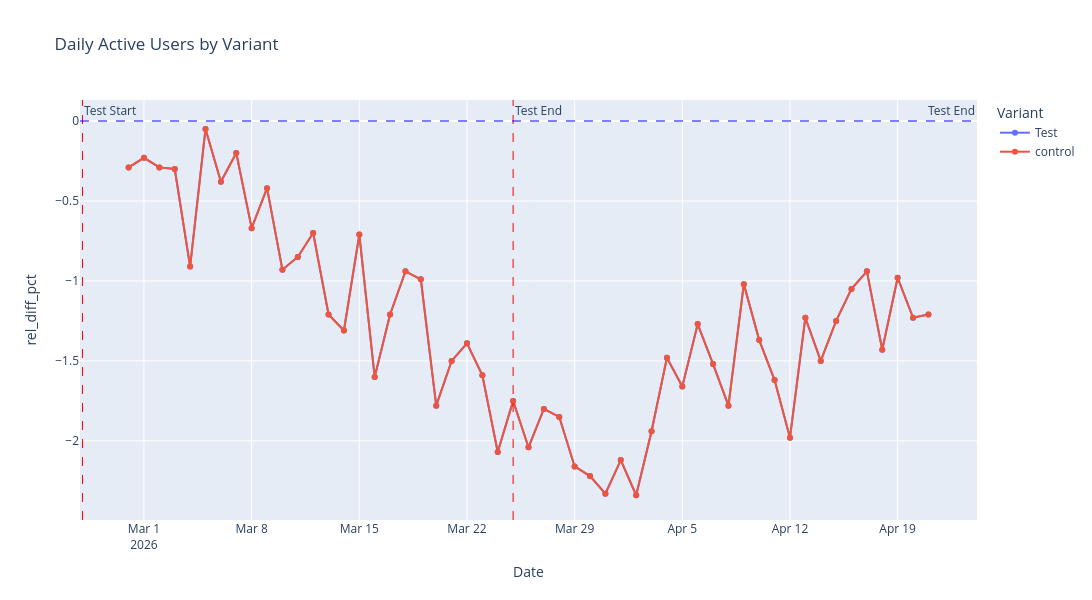

Write notebook code for a chart like this one.
### Code cell
import plotly.express as px

fig = px.line(data_metrics_dau, x='dt', y='rel_diff_pct', color='variant', 
              title='Daily Active Users by Variant',
              labels={'dt': 'Date', 'abs_diff': 'Absolute Difference', 'variant': 'Variant'},
              markers=True,
              width=1200,
              height=600)

fig.add_vline(
    x=pd.Timestamp('2026-02-25').timestamp() * 1000, 
    line_dash='dash', 
    line_color='red', 
    line_width=1,
    annotation_text='Test Start', 
    annotation_position='top right')

fig.add_vline(
    x=pd.Timestamp('2026-03-25').timestamp() * 1000, 
    line_dash='dash', 
    line_color='red', 
    line_width=1,
    annotation_text='Test End', 
    annotation_position='top right')

fig.add_hline(
    y=0, 
    line_dash='dash', 
    line_color='blue', 
    line_width=1,
    annotation_text='Test End', 
    annotation_position='top right')
fig.show()

### Figure 1 — Plotly figure (JSON) as saved in the notebook; plotly's stock layout.template omitted (floating-point values rounded to 4 significant figures)
{"data": [{"hovertemplate": "Variant=Test<br>Date=%{x}<br>rel_diff_pct=%{y}<extra></extra>", "legendgroup": "Test", "line": {"color": "#636efa", "dash": "solid"}, "marker": {"symbol": "circle"}, "mode": "lines+markers", "name": "Test", "orientation": "v", "showlegend": true, "type": "scatter", "x": ["2026-02-28", "2026-03-01", "2026-03-02", "2026-03-03", "2026-03-04", "2026-03-05", "2026-03-06", "2026-03-07", "2026-03-08", "2026-03-09", "2026-03-10", "2026-03-11", "2026-03-12", "2026-03-13", "2026-03-14", "2026-03-15", "2026-03-16", "2026-03-17", "2026-03-18", "2026-03-19", "2026-03-20", "2026-03-21", "2026-03-22", "2026-03-23", "2026-03-24", "2026-03-25", "2026-03-26", "2026-03-27", "2026-03-28", "2026-03-29", "2026-03-30", "2026-03-31", "2026-04-01", "2026-04-02", "2026-04-03", "2026-04-04", "2026-04-05", "2026-04-06", "2026-04-07", "2026-04-08", "2026-04-09", "2026-04-10", "2026-04-11", "2026-04-12", "2026-04-13", "2026-04-14", "2026-04-15", "2026-04-16", "2026-04-17", "2026-04-18", "2026-04-19", "2026-04-20", "2026-04-21"], "xaxis": "x", "y": [-0.29, -0.23, -0.29, -0.3, -0.91, -0.05, -0.38, -0.2, -0.67, -0.42, -0.93, -0.85, -0.7, -1.21, -1.31, -0.71, -1.6, -1.21, -0.94, -0.99, -1.78, -1.5, -1.39, -1.59, -2.07, -1.75, -2.04, -1.8, -1.85, -2.16, -2.22, -2.33, -2.12, -2.34, -1.94, -1.48, -1.66, -1.27, -1.52, -1.78, -1.02, -1.37, -1.62, -1.98, -1.23, -1.5, -1.25, -1.05, -0.94, -1.43, -0.98, -1.23, -1.21], "yaxis": "y"}, {"hovertemplate": "Variant=control<br>Date=%{x}<br>rel_diff_pct=%{y}<extra></extra>", "legendgroup": "control", "line": {"color": "#EF553B", "dash": "solid"}, "marker": {"symbol": "circle"}, "mode": "lines+markers", "name": "control", "orientation": "v", "showlegend": true, "type": "scatter", "x": ["2026-02-28", "2026-03-01", "2026-03-02", "2026-03-03", "2026-03-04", "2026-03-05", "2026-03-06", "2026-03-07", "2026-03-08", "2026-03-09", "2026-03-10", "2026-03-11", "2026-03-12", "2026-03-13", "2026-03-14", "2026-03-15", "2026-03-16", "2026-03-17", "2026-03-18", "2026-03-19", "2026-03-20", "2026-03-21", "2026-03-22", "2026-03-23", "2026-03-24", "2026-03-25", "2026-03-26", "2026-03-27", "2026-03-28", "2026-03-29", "2026-03-30", "2026-03-31", "2026-04-01", "2026-04-02", "2026-04-03", "2026-04-04", "2026-04-05", "2026-04-06", "2026-04-07", "2026-04-08", "2026-04-09", "2026-04-10", "2026-04-11", "2026-04-12", "2026-04-13", "2026-04-14", "2026-04-15", "2026-04-16", "2026-04-17", "2026-04-18", "2026-04-19", "2026-04-20", "2026-04-21"], "xaxis": "x", "y": [-0.29, -0.23, -0.29, -0.3, -0.91, -0.05, -0.38, -0.2, -0.67, -0.42, -0.93, -0.85, -0.7, -1.21, -1.31, -0.71, -1.6, -1.21, -0.94, -0.99, -1.78, -1.5, -1.39, -1.59, -2.07, -1.75, -2.04, -1.8, -1.85, -2.16, -2.22, -2.33, -2.12, -2.34, -1.94, -1.48, -1.66, -1.27, -1.52, -1.78, -1.02, -1.37, -1.62, -1.98, -1.23, -1.5, -1.25, -1.05, -0.94, -1.43, -0.98, -1.23, -1.21], "yaxis": "y"}], "layout": {"annotations": [{"showarrow": false, "text": "Test Start", "x": 1771977600000, "xanchor": "left", "xref": "x", "y": 1, "yanchor": "top", "yref": "y domain"}, {"showarrow": false, "text": "Test End", "x": 1774396800000, "xanchor": "left", "xref": "x", "y": 1, "yanchor": "top", "yref": "y domain"}, {"showarrow": false, "text": "Test End", "x": 1, "xanchor": "right", "xref": "x domain", "y": 0, "yanchor": "bottom", "yref": "y"}], "height": 600, "legend": {"title": {"text": "Variant"}, "tracegroupgap": 0}, "shapes": [{"line": {"color": "red", "dash": "dash", "width": 1}, "type": "line", "x0": 1771977600000, "x1": 1771977600000, "xref": "x", "y0": 0, "y1": 1, "yref": "y domain"}, {"line": {"color": "red", "dash": "dash", "width": 1}, "type": "line", "x0": 1774396800000, "x1": 1774396800000, "xref": "x", "y0": 0, "y1": 1, "yref": "y domain"}, {"line": {"color": "blue", "dash": "dash", "width": 1}, "type": "line", "x0": 0, "x1": 1, "xref": "x domain", "y0": 0, "y1": 0, "yref": "y"}], "title": {"text": "Daily Active Users by Variant"}, "width": 1200, "xaxis": {"anchor": "y", "domain": [0, 1], "title": {"text": "Date"}}, "yaxis": {"anchor": "x", "domain": [0, 1], "title": {"text": "rel_diff_pct"}}}}
